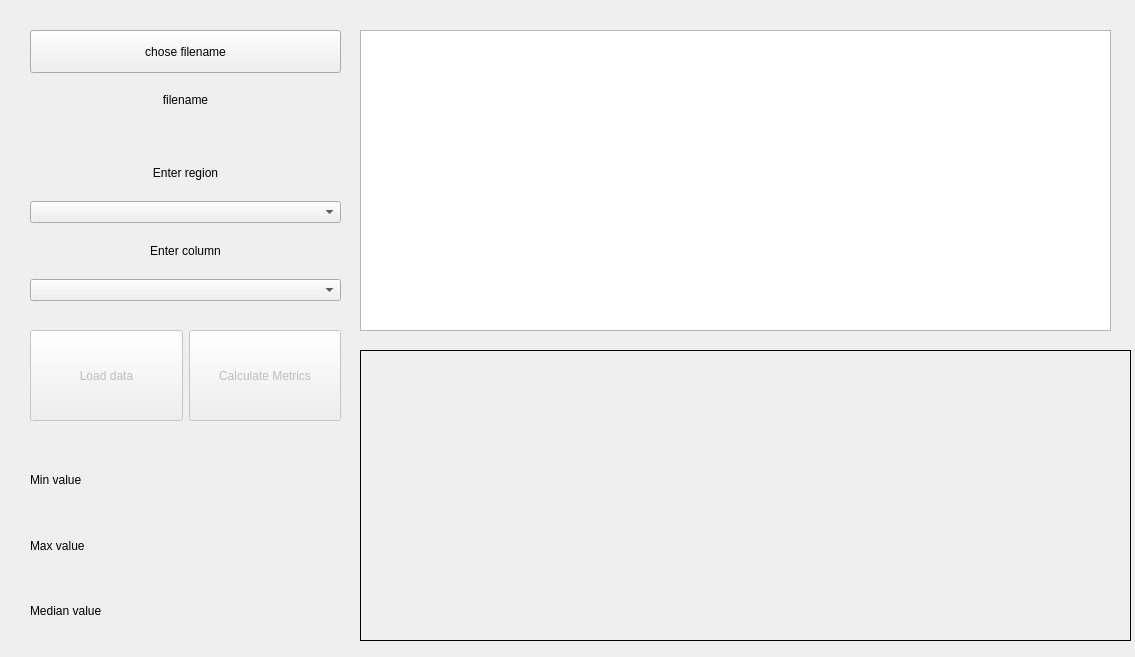
<?xml version="1.0" encoding="UTF-8"?>
<ui version="4.0">
 <class>MainWindow</class>
 <widget class="QMainWindow" name="MainWindow">
  <property name="enabled">
   <bool>true</bool>
  </property>
  <property name="geometry">
   <rect>
    <x>0</x>
    <y>0</y>
    <width>1135</width>
    <height>657</height>
   </rect>
  </property>
  <property name="sizePolicy">
   <sizepolicy hsizetype="Fixed" vsizetype="Fixed">
    <horstretch>0</horstretch>
    <verstretch>0</verstretch>
   </sizepolicy>
  </property>
  <property name="minimumSize">
   <size>
    <width>1135</width>
    <height>657</height>
   </size>
  </property>
  <property name="maximumSize">
   <size>
    <width>1135</width>
    <height>657</height>
   </size>
  </property>
  <property name="windowTitle">
   <string>MainWindow</string>
  </property>
  <property name="styleSheet">
   <string notr="true"/>
  </property>
  <widget class="QWidget" name="centralwidget">
   <widget class="QWidget" name="verticalLayoutWidget">
    <property name="geometry">
     <rect>
      <x>30</x>
      <y>30</y>
      <width>311</width>
      <height>91</height>
     </rect>
    </property>
    <layout class="QVBoxLayout" name="verticalLayout">
     <item>
      <widget class="QPushButton" name="btn_choseFileName">
       <property name="sizePolicy">
        <sizepolicy hsizetype="MinimumExpanding" vsizetype="MinimumExpanding">
         <horstretch>0</horstretch>
         <verstretch>0</verstretch>
        </sizepolicy>
       </property>
       <property name="text">
        <string>chose filename</string>
       </property>
      </widget>
     </item>
     <item>
      <widget class="QLabel" name="lbl_filename">
       <property name="sizePolicy">
        <sizepolicy hsizetype="MinimumExpanding" vsizetype="MinimumExpanding">
         <horstretch>0</horstretch>
         <verstretch>0</verstretch>
        </sizepolicy>
       </property>
       <property name="text">
        <string>filename</string>
       </property>
       <property name="alignment">
        <set>Qt::AlignCenter</set>
       </property>
      </widget>
     </item>
    </layout>
   </widget>
   <widget class="QTableWidget" name="tb_widget">
    <property name="geometry">
     <rect>
      <x>360</x>
      <y>30</y>
      <width>751</width>
      <height>301</height>
     </rect>
    </property>
   </widget>
   <widget class="QWidget" name="verticalLayoutWidget_2">
    <property name="geometry">
     <rect>
      <x>30</x>
      <y>150</y>
      <width>311</width>
      <height>151</height>
     </rect>
    </property>
    <layout class="QVBoxLayout" name="verticalLayout_2">
     <item>
      <widget class="QLabel" name="lbl_region">
       <property name="text">
        <string>Enter region</string>
       </property>
       <property name="alignment">
        <set>Qt::AlignCenter</set>
       </property>
      </widget>
     </item>
     <item>
      <widget class="QComboBox" name="box_region"/>
     </item>
     <item>
      <widget class="QLabel" name="lbl_column">
       <property name="text">
        <string>Enter column</string>
       </property>
       <property name="alignment">
        <set>Qt::AlignCenter</set>
       </property>
      </widget>
     </item>
     <item>
      <widget class="QComboBox" name="box_column"/>
     </item>
    </layout>
   </widget>
   <widget class="QWidget" name="horizontalLayoutWidget_2">
    <property name="geometry">
     <rect>
      <x>30</x>
      <y>330</y>
      <width>311</width>
      <height>91</height>
     </rect>
    </property>
    <layout class="QHBoxLayout" name="horizontalLayout_2">
     <item>
      <widget class="QPushButton" name="btn_Load_data">
       <property name="enabled">
        <bool>false</bool>
       </property>
       <property name="sizePolicy">
        <sizepolicy hsizetype="MinimumExpanding" vsizetype="MinimumExpanding">
         <horstretch>0</horstretch>
         <verstretch>0</verstretch>
        </sizepolicy>
       </property>
       <property name="styleSheet">
        <string notr="true"/>
       </property>
       <property name="text">
        <string>Load data</string>
       </property>
      </widget>
     </item>
     <item>
      <widget class="QPushButton" name="btn_calc_metrics">
       <property name="enabled">
        <bool>false</bool>
       </property>
       <property name="sizePolicy">
        <sizepolicy hsizetype="MinimumExpanding" vsizetype="MinimumExpanding">
         <horstretch>0</horstretch>
         <verstretch>0</verstretch>
        </sizepolicy>
       </property>
       <property name="styleSheet">
        <string notr="true"/>
       </property>
       <property name="text">
        <string>Calculate Metrics</string>
       </property>
      </widget>
     </item>
    </layout>
   </widget>
   <widget class="QWidget" name="verticalLayoutWidget_4">
    <property name="geometry">
     <rect>
      <x>30</x>
      <y>450</y>
      <width>311</width>
      <height>191</height>
     </rect>
    </property>
    <layout class="QVBoxLayout" name="verticalLayout_4">
     <item>
      <widget class="QLabel" name="lbl_min">
       <property name="text">
        <string>Min value</string>
       </property>
      </widget>
     </item>
     <item>
      <widget class="QLabel" name="lbl_max">
       <property name="text">
        <string>Max value</string>
       </property>
      </widget>
     </item>
     <item>
      <widget class="QLabel" name="lbl_median">
       <property name="text">
        <string>Median value</string>
       </property>
      </widget>
     </item>
    </layout>
   </widget>
   <widget class="QLabel" name="lbl_graphic">
    <property name="geometry">
     <rect>
      <x>360</x>
      <y>350</y>
      <width>771</width>
      <height>291</height>
     </rect>
    </property>
    <property name="frameShape">
     <enum>QFrame::Box</enum>
    </property>
    <property name="text">
     <string/>
    </property>
   </widget>
  </widget>
 </widget>
 <resources/>
 <connections/>
</ui>
